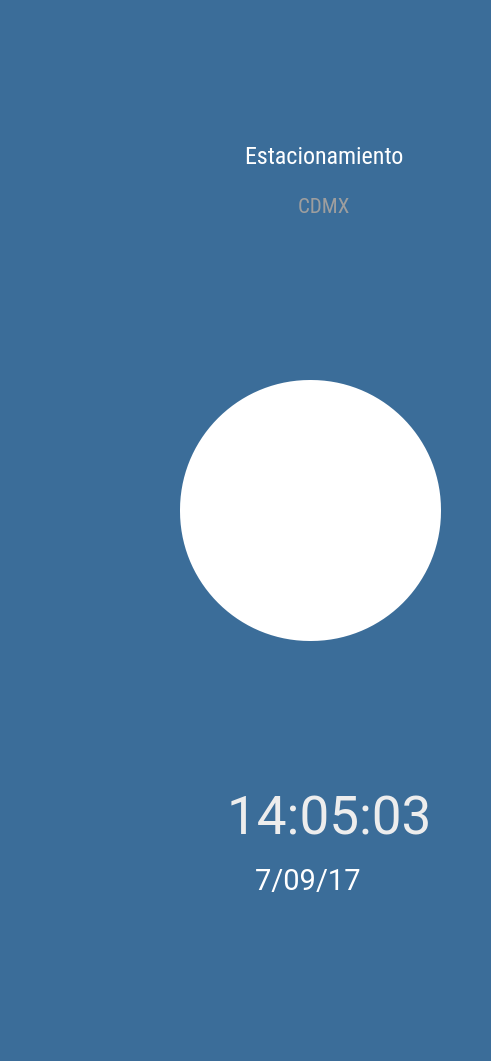
  <widget class="QGroupBox" name="groupBox_130">
   <property name="geometry">
    <rect>
     <x>-150</x>
     <y>-10</y>
     <width>491</width>
     <height>1061</height>
    </rect>
   </property>
   <property name="styleSheet">
    <string notr="true">
background-color:rgb(63, 109, 189);

background-color:rgb(59, 109, 153);
border-radius:130%;

background-image:url(/home/pi/Documents/eum/app/iconos/bb8.jpg)</string>
   </property>
   <property name="title">
    <string/>
   </property>
   <widget class="QGroupBox" name="groupBox_45">
    <property name="geometry">
     <rect>
      <x>80</x>
      <y>50</y>
      <width>401</width>
      <height>981</height>
     </rect>
    </property>
    <property name="styleSheet">
     <string notr="true">background-color: rgb(128, 128, 128);
background-color:rgb(99, 119, 163);
background:transparent;

border-radius:10%;</string>
    </property>
    <property name="title">
     <string/>
    </property>
    <widget class="QLabel" name="label_98">
     <property name="geometry">
      <rect>
       <x>-29</x>
       <y>-40</y>
       <width>251</width>
       <height>21</height>
      </rect>
     </property>
     <property name="font">
      <font>
       <family>Sans Serif</family>
       <pointsize>16</pointsize>
       <weight>75</weight>
       <italic>false</italic>
       <bold>true</bold>
      </font>
     </property>
     <property name="styleSheet">
      <string notr="true">background-color:transparent;
color:rgb(101, 179, 0)</string>
     </property>
     <property name="text">
      <string/>
     </property>
    </widget>
    <widget class="QWidget" name="layoutWidget_23">
     <property name="geometry">
      <rect>
       <x>80</x>
       <y>710</y>
       <width>339</width>
       <height>111</height>
      </rect>
     </property>
     <layout class="QGridLayout" name="gridLayout_14">
      <item row="0" column="2">
       <spacer name="horizontalSpacer_27">
        <property name="orientation">
         <enum>Qt::Horizontal</enum>
        </property>
        <property name="sizeHint" stdset="0">
         <size>
          <width>40</width>
          <height>20</height>
         </size>
        </property>
       </spacer>
      </item>
      <item row="0" column="3">
       <widget class="QLabel" name="label_25">
        <property name="styleSheet">
         <string notr="true">background-color:transparent;
</string>
        </property>
        <property name="text">
         <string/>
        </property>
       </widget>
      </item>
      <item row="0" column="0">
       <spacer name="horizontalSpacer_43">
        <property name="orientation">
         <enum>Qt::Horizontal</enum>
        </property>
        <property name="sizeHint" stdset="0">
         <size>
          <width>40</width>
          <height>20</height>
         </size>
        </property>
       </spacer>
      </item>
      <item row="0" column="1">
       <widget class="QLabel" name="label">
        <property name="font">
         <font>
          <family>Roboto</family>
          <pointsize>40</pointsize>
          <weight>50</weight>
          <italic>false</italic>
          <bold>false</bold>
         </font>
        </property>
        <property name="styleSheet">
         <string notr="true">background-color:transparent;
color:rgb(237, 237, 237)</string>
        </property>
        <property name="text">
         <string> 14:05:03</string>
        </property>
       </widget>
      </item>
     </layout>
    </widget>
    <widget class="QWidget" name="layoutWidget_8">
     <property name="geometry">
      <rect>
       <x>120</x>
       <y>810</y>
       <width>221</width>
       <height>40</height>
      </rect>
     </property>
     <layout class="QGridLayout" name="gridLayout_21">
      <item row="0" column="2">
       <spacer name="horizontalSpacer_28">
        <property name="orientation">
         <enum>Qt::Horizontal</enum>
        </property>
        <property name="sizeHint" stdset="0">
         <size>
          <width>40</width>
          <height>20</height>
         </size>
        </property>
       </spacer>
      </item>
      <item row="0" column="3">
       <widget class="QLabel" name="label_28">
        <property name="styleSheet">
         <string notr="true">background-color:transparent;
</string>
        </property>
        <property name="text">
         <string/>
        </property>
       </widget>
      </item>
      <item row="0" column="1">
       <widget class="QLabel" name="label_7">
        <property name="font">
         <font>
          <family>Roboto</family>
          <pointsize>22</pointsize>
          <weight>50</weight>
          <italic>false</italic>
          <bold>false</bold>
         </font>
        </property>
        <property name="styleSheet">
         <string notr="true">background-color:transparent;
color:rgb(255, 255, 255);</string>
        </property>
        <property name="text">
         <string> 7/09/17</string>
        </property>
       </widget>
      </item>
      <item row="0" column="0">
       <spacer name="horizontalSpacer_44">
        <property name="orientation">
         <enum>Qt::Horizontal</enum>
        </property>
        <property name="sizeHint" stdset="0">
         <size>
          <width>40</width>
          <height>20</height>
         </size>
        </property>
       </spacer>
      </item>
     </layout>
    </widget>
    <widget class="QWidget" name="layoutWidget_9">
     <property name="geometry">
      <rect>
       <x>80</x>
       <y>80</y>
       <width>341</width>
       <height>51</height>
      </rect>
     </property>
     <layout class="QGridLayout" name="gridLayout_28">
      <item row="0" column="0">
       <spacer name="horizontalSpacer_55">
        <property name="orientation">
         <enum>Qt::Horizontal</enum>
        </property>
        <property name="sizeHint" stdset="0">
         <size>
          <width>40</width>
          <height>20</height>
         </size>
        </property>
       </spacer>
      </item>
      <item row="0" column="3">
       <widget class="QLabel" name="label_34">
        <property name="text">
         <string/>
        </property>
       </widget>
      </item>
      <item row="0" column="2">
       <spacer name="horizontalSpacer_54">
        <property name="orientation">
         <enum>Qt::Horizontal</enum>
        </property>
        <property name="sizeHint" stdset="0">
         <size>
          <width>40</width>
          <height>20</height>
         </size>
        </property>
       </spacer>
      </item>
      <item row="0" column="1">
       <widget class="QLabel" name="nomPlaza2">
        <property name="font">
         <font>
          <family>Roboto Condensed</family>
          <pointsize>18</pointsize>
          <weight>50</weight>
          <italic>false</italic>
          <bold>false</bold>
         </font>
        </property>
        <property name="styleSheet">
         <string notr="true">background-color:transparent;
color:rgb(0, 0, 0);
color:rgb(255, 255, 255)</string>
        </property>
        <property name="text">
         <string>Estacionamiento</string>
        </property>
       </widget>
      </item>
     </layout>
    </widget>
    <widget class="QWidget" name="layoutWidget_30">
     <property name="geometry">
      <rect>
       <x>80</x>
       <y>130</y>
       <width>341</width>
       <height>51</height>
      </rect>
     </property>
     <layout class="QGridLayout" name="gridLayout_29">
      <item row="0" column="0">
       <spacer name="horizontalSpacer_57">
        <property name="orientation">
         <enum>Qt::Horizontal</enum>
        </property>
        <property name="sizeHint" stdset="0">
         <size>
          <width>40</width>
          <height>20</height>
         </size>
        </property>
       </spacer>
      </item>
      <item row="0" column="3">
       <widget class="QLabel" name="label_35">
        <property name="text">
         <string/>
        </property>
       </widget>
      </item>
      <item row="0" column="2">
       <spacer name="horizontalSpacer_56">
        <property name="orientation">
         <enum>Qt::Horizontal</enum>
        </property>
        <property name="sizeHint" stdset="0">
         <size>
          <width>40</width>
          <height>20</height>
         </size>
        </property>
       </spacer>
      </item>
      <item row="0" column="1">
       <widget class="QLabel" name="nomLoc2">
        <property name="font">
         <font>
          <family>Roboto Condensed</family>
          <pointsize>16</pointsize>
          <weight>50</weight>
          <italic>false</italic>
          <bold>false</bold>
         </font>
        </property>
        <property name="styleSheet">
         <string notr="true">background-color:transparent;
color:rgb(158, 158, 158)</string>
        </property>
        <property name="text">
         <string>CDMX</string>
        </property>
       </widget>
      </item>
     </layout>
    </widget>
    <widget class="QLabel" name="label_171">
     <property name="geometry">
      <rect>
       <x>100</x>
       <y>330</y>
       <width>261</width>
       <height>261</height>
      </rect>
     </property>
     <property name="font">
      <font>
       <family>Sans Serif</family>
       <pointsize>8</pointsize>
       <weight>75</weight>
       <bold>true</bold>
      </font>
     </property>
     <property name="styleSheet">
      <string notr="true">background-color: rgb(255, 255, 255);
border-radius:130%;</string>
     </property>
     <property name="lineWidth">
      <number>3</number>
     </property>
     <property name="text">
      <string/>
     </property>
     <property name="textFormat">
      <enum>Qt::PlainText</enum>
     </property>
     <property name="scaledContents">
      <bool>true</bool>
     </property>
    </widget>
    <widget class="QLabel" name="label_97">
     <property name="geometry">
      <rect>
       <x>110</x>
       <y>230</y>
       <width>151</width>
       <height>111</height>
      </rect>
     </property>
     <property name="font">
      <font>
       <family>Sans Serif</family>
       <pointsize>8</pointsize>
       <weight>75</weight>
       <bold>true</bold>
      </font>
     </property>
     <property name="styleSheet">
      <string notr="true">background-color:transparent;
color:white</string>
     </property>
     <property name="frameShape">
      <enum>QFrame::NoFrame</enum>
     </property>
     <property name="frameShadow">
      <enum>QFrame::Sunken</enum>
     </property>
     <property name="lineWidth">
      <number>3</number>
     </property>
     <property name="text">
      <string/>
     </property>
     <property name="textFormat">
      <enum>Qt::PlainText</enum>
     </property>
     <property name="pixmap">
      <pixmap>../../../../../../../media/pi/persistence/home/pi/Documents/eum/app/expedidora/net/iconos/logoPTIP.jpg</pixmap>
     </property>
     <property name="scaledContents">
      <bool>true</bool>
     </property>
    </widget>
    <widget class="QLabel" name="label_24">
     <property name="geometry">
      <rect>
       <x>170</x>
       <y>430</y>
       <width>131</width>
       <height>61</height>
      </rect>
     </property>
     <property name="styleSheet">
      <string notr="true">background:transparent;
color:rgb(7, 7, 7);
border-radius:25%</string>
     </property>
     <property name="text">
      <string/>
     </property>
     <property name="pixmap">
      <pixmap>../../iconos/logo2.png</pixmap>
     </property>
     <property name="scaledContents">
      <bool>true</bool>
     </property>
    </widget>
    <widget class="QPushButton" name="bpanelconfb">
     <property name="geometry">
      <rect>
       <x>180</x>
       <y>910</y>
       <width>71</width>
       <height>71</height>
      </rect>
     </property>
     <property name="font">
      <font>
       <family>Roboto Condensed</family>
       <pointsize>14</pointsize>
       <weight>75</weight>
       <italic>false</italic>
       <bold>true</bold>
      </font>
     </property>
     <property name="styleSheet">
      <string notr="true">background-color:transparent;
color:rgb(255, 255, 255);
border-radius:130%</string>
     </property>
     <property name="text">
      <string/>
     </property>
     <property name="icon">
      <iconset>
       <normaloff>../../iconos/config.png</normaloff>../../iconos/config.png</iconset>
     </property>
     <property name="iconSize">
      <size>
       <width>50</width>
       <height>50</height>
      </size>
     </property>
    </widget>
    <zorder>label_171</zorder>
    <zorder>layoutWidget_9</zorder>
    <zorder>label_98</zorder>
    <zorder>layoutWidget_23</zorder>
    <zorder>layoutWidget_8</zorder>
    <zorder>layoutWidget_30</zorder>
    <zorder>label_97</zorder>
    <zorder>label_24</zorder>
    <zorder>bpanelconfb</zorder>
   </widget>
   <zorder>groupBox_45</zorder>
   <zorder>bpanelconfb</zorder>
  </widget>
